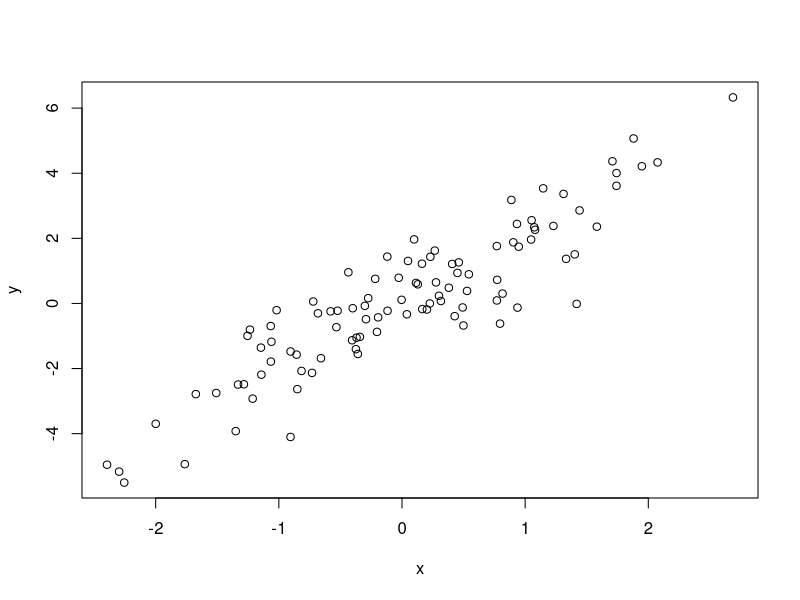

This figure's R source:
## ---- chunk 1
# data sample dalam bentu dummy
set.seed(120)
x <- rnorm(100)
y <- 2*x+rnorm(100)
## ---- chunk 2
plot(x,y)
## ---- chunk 3
# buat OLS nya
ols <- function(x,y){
  n <- length(y)
  
  sum_x <- sum(x)
  sum_y <- sum(y)
  sum_xy <- sum(x*y)
  sum_x_squared <- sum(x^2)
  
}
